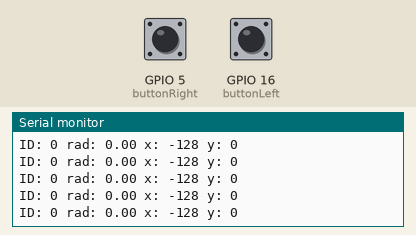
Simulated run of this sketch. Board: ESP8266 (NodeMCU). Shown: the last lines printed to the serial monitor. Inputs (shaded band) come from the test bench; at power-on: GPIO 5 (buttonRight) LOW, GPIO 16 (buttonLeft) LOW. WiFi joins after 1.5 s; servers stay silent unless stated.

Above: at 2.7 s.
2.8 s: GPIO 5 (buttonRight) pulled HIGH for 0.15 s
At 2.83 s:
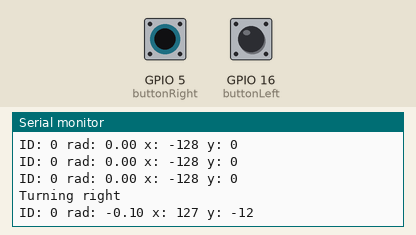
4.4 s: GPIO 16 (buttonLeft) pulled HIGH for 0.15 s
At 4.65 s:
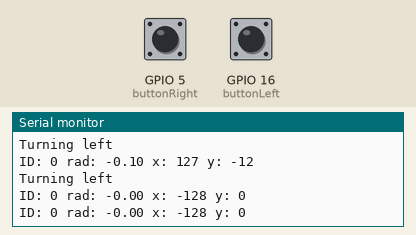
6.0 s: GPIO 5 (buttonRight) pulled HIGH for 1 s
At 6.26 s:
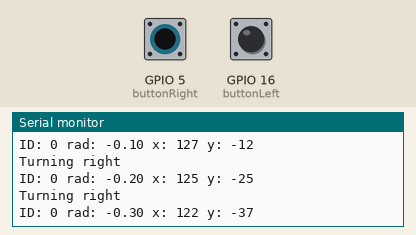
8.5 s: GPIO 16 (buttonLeft) pulled HIGH for 3.2 s
At 9.58 s:
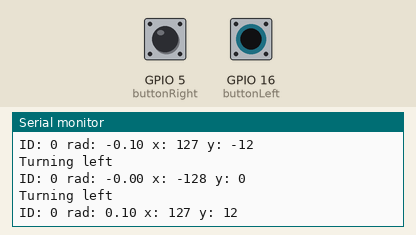
Timing chart, 0 to 11.5 s (numbered marks = the images above; inputs shaded):
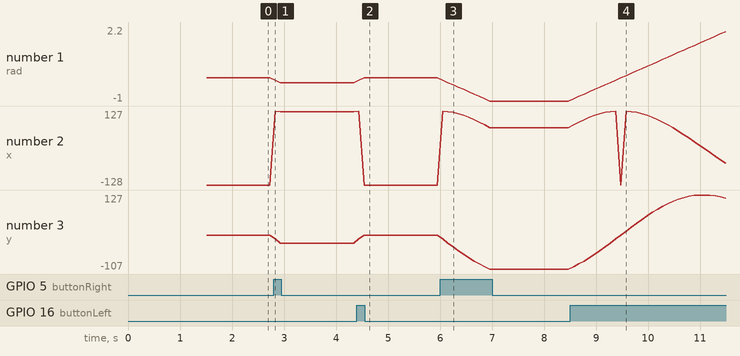

The sketch:

client.ino
```cpp
#include <ESP8266WiFi.h>
#include <WiFiUdp.h>

char *ssid = "snake"; // network SSID (name)
char *pass = "n3tw0rk!"; // network password
unsigned int udpPort = 9900; // local port to listen for UDP packets

const int buttonLeft = 16;
const int buttonRight = 5;

const int8_t ID = 0;

// A UDP instance to let us send and receive packets over UDP
WiFiUDP udp;
IPAddress broadcastIP;

void setup() {
  Serial.begin(38400);

  pinMode(buttonLeft, INPUT);
  pinMode(buttonRight, INPUT);

  WiFi.begin(ssid, pass);

  while ( WiFi.status() != WL_CONNECTED) {
    Serial.print(".");
    delay(500);
  }

  Serial.println("[setup] WiFi connected");
  Serial.print("[setup] IP address: ");
  Serial.println(WiFi.localIP());

  udp.begin(udpPort);

  broadcastIP = WiFi.localIP();
  broadcastIP[3] = 255;
  Serial.print("[setup] Broadcast IP: ");
  Serial.println(broadcastIP);
}

float rad = 0;
void loop() {
  if(digitalRead(buttonLeft) == HIGH) {
    rad+=0.1;
    Serial.println("Turning left");
  }
  if(digitalRead(buttonRight) == HIGH) {
    rad-=0.1;
    Serial.println("Turning right");
  }
  if(rad < -2*PI)
    rad += 2*PI;
  if(rad > 2*PI)
    rad -= 2*PI;
  int8_t x = cos(rad)*128;
  int8_t y = sin(rad)*128;

  Serial.print("ID: ");
  Serial.print(ID);
  Serial.print(" rad: ");
  Serial.print(rad);
  Serial.print(" x: ");
  Serial.print(x);
  Serial.print(" y: ");
  Serial.println(y);

  udp.beginPacket(broadcastIP, udpPort);
  byte message[3];
  message[0]=ID;
  message[1]=x;
  message[2]=y;
  udp.write(message, 3);
  udp.endPacket();

  delay(100);
}
```

Measured:
- after the input at 2.8 s, the serial monitor: prints a new line at once (image 1)
- after the input at 4.4 s, the serial monitor: prints a new line at once (image 2)
- after the input at 6.0 s, the serial monitor: prints a new line after 0.05 s (image 3)
- after the input at 8.5 s, the serial monitor: prints a new line after 0.07 s (image 4)
- plotted number 1: 0 → -0.2 after the input at 2.8 s, 0 → -1 after the input at 6.0 s, -1 → 2.2 after the input at 8.5 s
- plotted number 2: -128 → 125 after the input at 2.8 s, -128 → 69 after the input at 6.0 s, 69 → -75 after the input at 8.5 s
- plotted number 3: 0 → -25 after the input at 2.8 s, 0 → -107 after the input at 6.0 s, -107 → 103 after the input at 8.5 s
